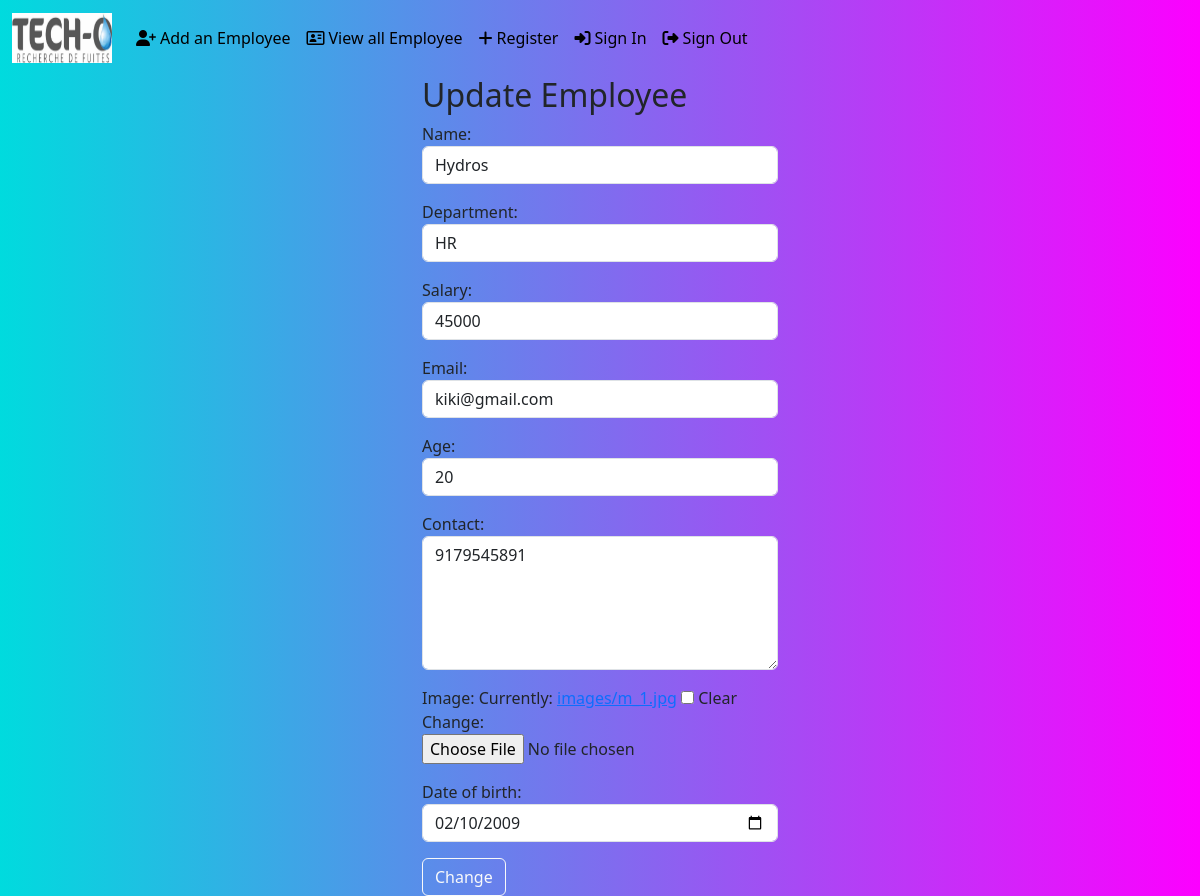
Page /employees/1/change (signed in) on the earlier database version.
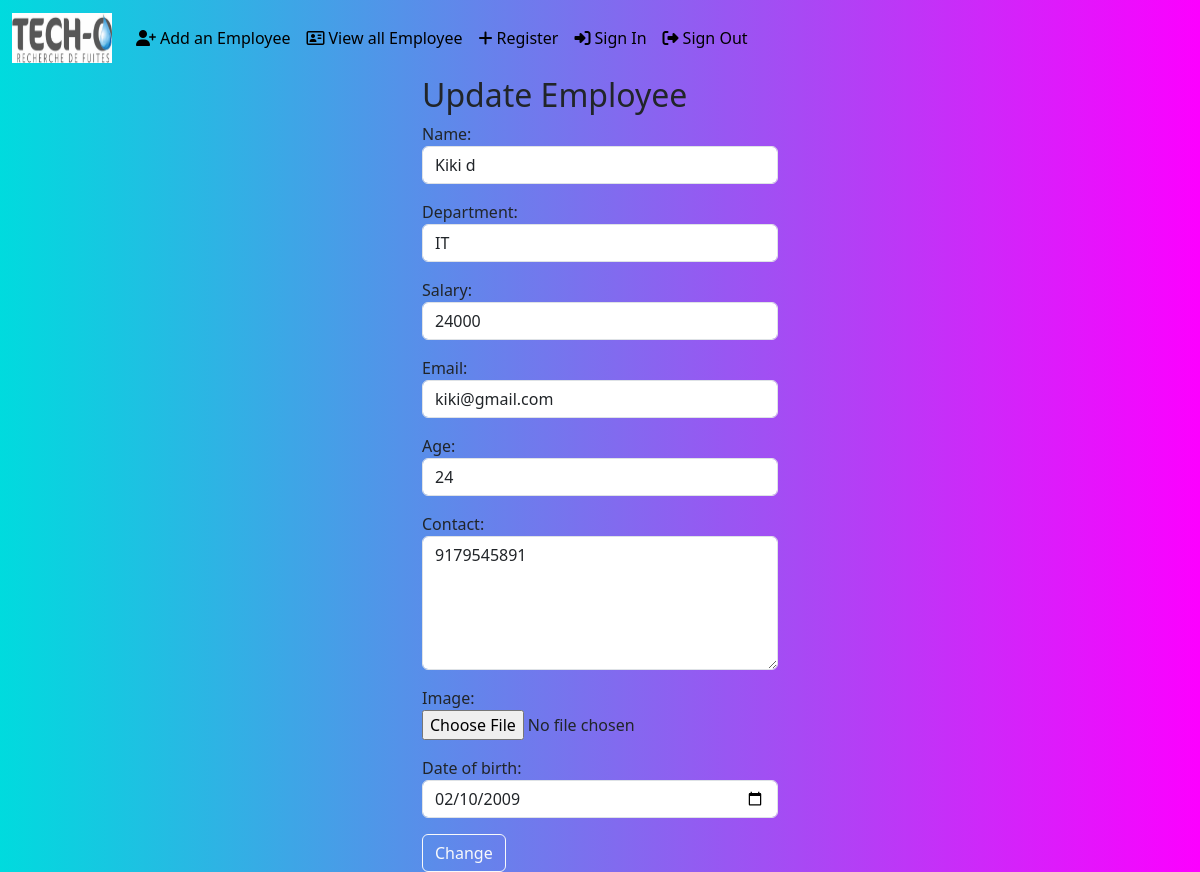
Same page on the later database version.
### crm/models.py (models this page shows, shortened)
class Employees(models.Model):
    name=models.CharField(max_length=100)
    department=models.CharField(max_length=100) #for Charfield, max_length is needed
    salary=models.PositiveIntegerField()
    email=models.EmailField(unique=True)  #unique=True means same email cannot be used for other ids
    age=models.PositiveIntegerField()
    contact=models.CharField(null=True,max_length=10)
    image=models.ImageField(upload_to='images',null=True,blank=True) #null for database,blank=True for form,i.e. form will accept without picture
    date_of_birth=models.DateField(null=True,blank=True)

### crm/views.py (the view, shortened to what this page needs)
# urls.py: path('employees/<int:pk>/change',EmployeeUpdateView.as_view(),name='emp_change'),
@method_decorator(signin_required,name='dispatch')
class EmployeeUpdateView(View):
    def get(self,request,*args,**kwargs):
        id=kwargs.get('pk')
        obj=Employees.objects.get(id=id)
        form=EmployeeModelForm(instance=obj) #'instance=' means intilising,alreay fill the form with matching data from database,instance only works with modelform, can be used for other forms
        return render(request,'emp_edit.html',{'form':form})

### crm/forms.py
class EmployeeModelForm(ModelForm): #all fields from model get automatically populated here instead of creating every new form field
    class Meta:
        model=Employees   #our model, database name
        fields='__all__'    #all fields ['name','department...]
        widgets={
            'name':TextInput(attrs={'class':'form-control'}),
            'department':TextInput(attrs={'class':'form-control'}),
            'salary':NumberInput(attrs={'class':'form-control'}),
            'email':EmailInput(attrs={'class':'form-control'}),
            'age':NumberInput(attrs={'class':'form-control'}),
            'contact':Textarea(attrs={'class':'form-control','rows':5}),
            'date_of_birth':DateInput(attrs={'class':'form-control','type':'date'})
        }

### crm/views.py (called while the page is built)
def signin_required(fn): #fn=get or post
    def wrapper(request,*args,**kwargs):
        if not request.user.is_authenticated:  #not works opposite, true become false, false become true
            messages.error(request,'Invalid session,please sign in')
            return redirect('signin')
        else:
            return fn(request,*args,**kwargs)  #fn=get/post
    return wrapper

### crm/templates/emp_edit.html (shortened to what this page needs)
{%extends 'base.html'%}
{%block body_block%}
<div class="container">
    <div class="row">
        <div class="col-4"></div>
        <div class="col-4">
            <h2>Update Employee</h2>
            <form action="" method="post" enctype="multipart/form-data">
                {{form.as_p}}
            <button type="submit" class="btn btn-outline-light">Change</button>
            </form>
            </div>
        </div>
    </div>
{%endblock%}

Differences in the rows shown:
changed Employees "kiki@gmail.com": name "Hydros" → "Kiki d"; department "HR" → "IT"; salary "45000" → "24000"; age "20" → "24"
Other differences:
form field as_p: "☐" → (not shown)
text no longer shown: "Name: Department: Salary: Email: Age: Contact: Image: Currently: images/m_1.jpg Clear Change: Date of birth:"
text now shown: "Name: Department: Salary: Email: Age: Contact: Image: Date of birth:"
